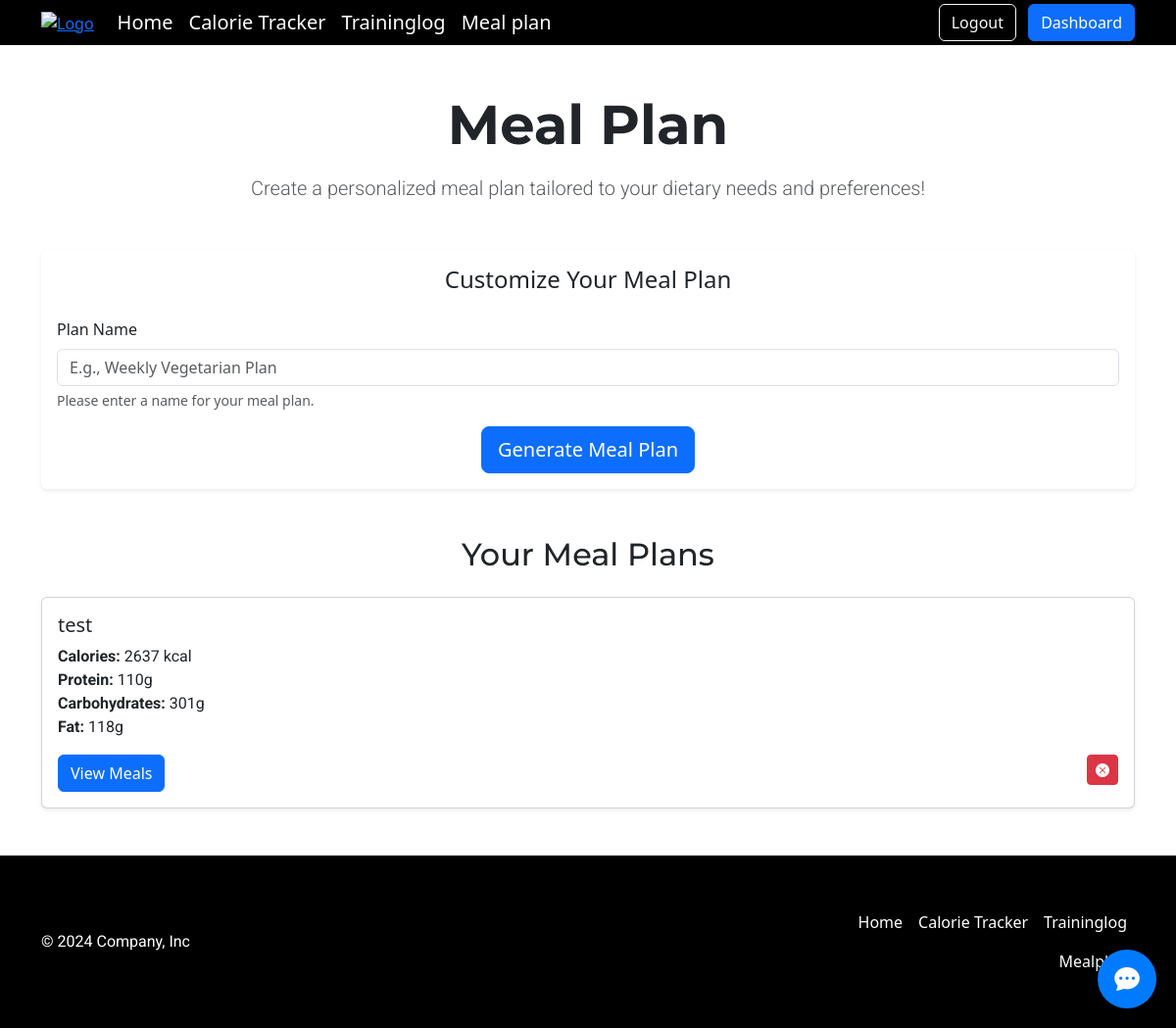
The page /mealplan (signed in) on the database as committed earlier.
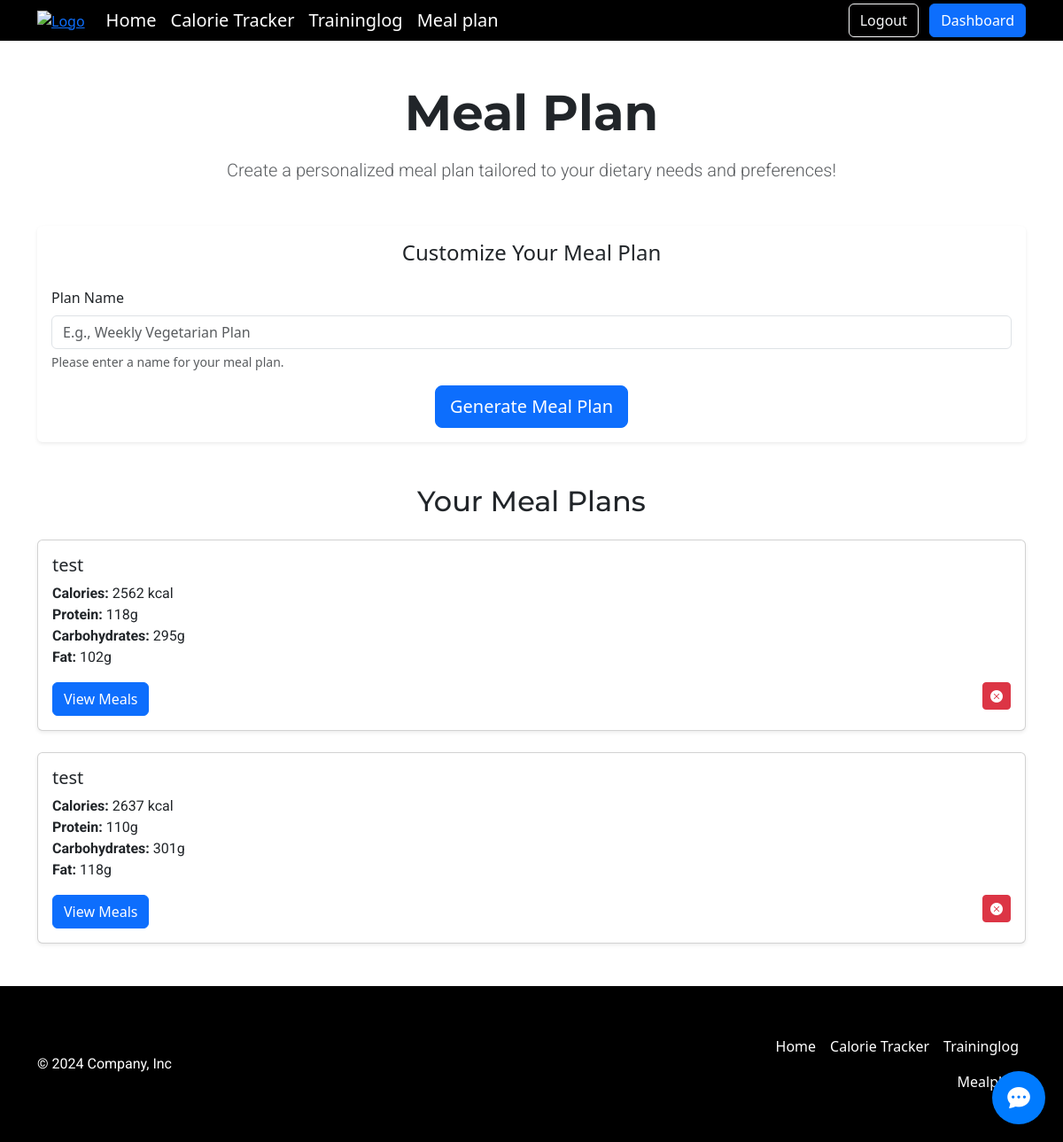
The same page on the database as committed later.
### tables this page shows
CREATE TABLE meal_plans (
id INTEGER PRIMARY KEY AUTOINCREMENT,
user_id INTEGER NOT NULL,
created_at DATETIME DEFAULT CURRENT_TIMESTAMP,
name TEXT,
calories INTEGER,
protein INTEGER,
carbohydrates INTEGER,
fat INTEGER,
FOREIGN KEY (user_id) REFERENCES users(id)
);

### app.py (the view, shortened to what this page needs)
@app.route("/mealplan", methods=["GET", "POST"])
@login_required
def mealplan():
    user_id = session["user_id"]
    MAX_PROTEIN = 125
    MAX_CARBS = 250
    MAX_FAT = 87
    def select_data(user_id):
        meal_plans = db.execute(
            """
            SELECT id, name, calories, protein, carbohydrates, fat
            FROM meal_plans
            WHERE user_id = ?
            ORDER BY created_at DESC
            """,
            user_id
        )
        meals = db.execute(
            """
            SELECT meal_id, meal_plan_id, title, source_url, ready_in_minutes, imagetype
            FROM meal_plan_meals
            WHERE meal_plan_id IN (SELECT id FROM meal_plans WHERE user_id = ?)
            """,
            user_id
        )
        meals_by_plan = {}
        for meal in meals:
            meal_plan_id = meal["meal_plan_id"]
            if meal_plan_id not in meals_by_plan:
                meals_by_plan[meal_plan_id] = []
            meals_by_plan[meal_plan_id].append(meal)
        return meal_plans, meals_by_plan
    def calculate_macronutrients(calorie_goal, goal_type):
        """
        Calculate minimum amounts of protein, carbohydrates, and fat based on the user's calorie goal and goal type.
        - For weight loss, use a 35/30/35 split.
        - For muscle gain, use a 40/40/20 split.
        - For maintenance, use a 30/40/30 split.

        Each macronutrient is then capped at its maximum value.
        """
        if goal_type == "weight_loss":
            protein_ratio, carb_ratio, fat_ratio = 0.35, 0.30, 0.35
        elif goal_type == "muscle_gain":
            protein_ratio, carb_ratio, fat_ratio = 0.40, 0.40, 0.20
        else:  # maintenance
            protein_ratio, carb_ratio, fat_ratio = 0.30, 0.40, 0.30
        protein = min(calorie_goal * protein_ratio / 4, MAX_PROTEIN)
        carbs = min(calorie_goal * carb_ratio / 4, MAX_CARBS)
        fat = min(calorie_goal * fat_ratio / 9, MAX_FAT)
        return round(protein), round(carbs), round(fat)
    meal_plans, meals_by_plan = select_data(user_id)
    return render_template("mealplan.html", meal_plans=meal_plans, meals_by_plan=meals_by_plan)

### app.py (called while the page is built)
def login_required(f):
    @wraps(f)
    def decorated_function(*args, **kwargs):
        if session.get("user_id") is None:
            return redirect("/login")
        return f(*args, **kwargs)
    return decorated_function

@app.after_request
def after_request(response):
    response.headers["Cache-Control"] = "no-cache, no-store, must-revalidate"
    response.headers["Expires"] = 0
    response.headers["Pragma"] = "no-cache"
    return response

### templates/mealplan.html (shortened to what this page needs)
{% extends "layout.html" %}
{% block main %}
<div class="container my-5 text-center">
    <h1 class="display-4 mb-3 fw-bold">Meal Plan</h1>
    <p class="lead text-muted">Create a personalized meal plan tailored to your dietary needs and preferences!</p>
</div>
<div class="container my-5">
    <div class="card shadow-sm border-0">
        <div class="card-body">
            <h4 class="card-title text-center mb-4">Customize Your Meal Plan</h4>
            <form action="/mealplan" method="post">
                <div class="mb-3">
                    <label for="plan_name" class="form-label">Plan Name</label>
                    <input type="text" class="form-control" id="plan_name" name="plan_name" placeholder="E.g., Weekly Vegetarian Plan" required>
                    <div class="form-text">Please enter a name for your meal plan.</div>
                </div>
                <div class="text-center">
                    <button type="submit" class="btn btn-primary btn-lg">Generate Meal Plan</button>
                </div>
            </form>
        </div>
    </div>
</div>
<div class="container my-5">
    <h2 class="text-center mb-4">Your Meal Plans</h2>
    {% for plan in meal_plans %}
    <div class="row mb-4">
        <div class="col-12">
            <div class="card shadow-sm">
                <div class="card-body">
                    <h5 class="card-title">{{ plan.name }}</h5>
                    <p>
                        <strong>Calories:</strong> {{ plan.calories }} kcal<br>
                        <strong>Protein:</strong> {{ plan.protein }}g<br>
                        <strong>Carbohydrates:</strong> {{ plan.carbohydrates }}g<br>
                        <strong>Fat:</strong> {{ plan.fat }}g
                    </p>
                    <div class="d-flex justify-content-between">
                        <button class="btn btn-primary" data-bs-toggle="collapse" data-bs-target="#plan-{{ plan.id }}">
                            View Meals
                        </button>
                        <form action="/mealplan" method="post" style="display: inline;">
                            <button class="btn btn-sm btn-danger" type="submit">
                                <i class="bi bi-x-circle-fill"></i>
                            </button>
                        </form>
                    </div>
                </div>
            </div>
        </div>
    </div>
    {% endfor %}
</div>
{% endblock %}

Rows that differ between the two databases and show on the page:
added meal_plans: name "test", calories "2562", protein "118", carbohydrates "295", fat "102"
